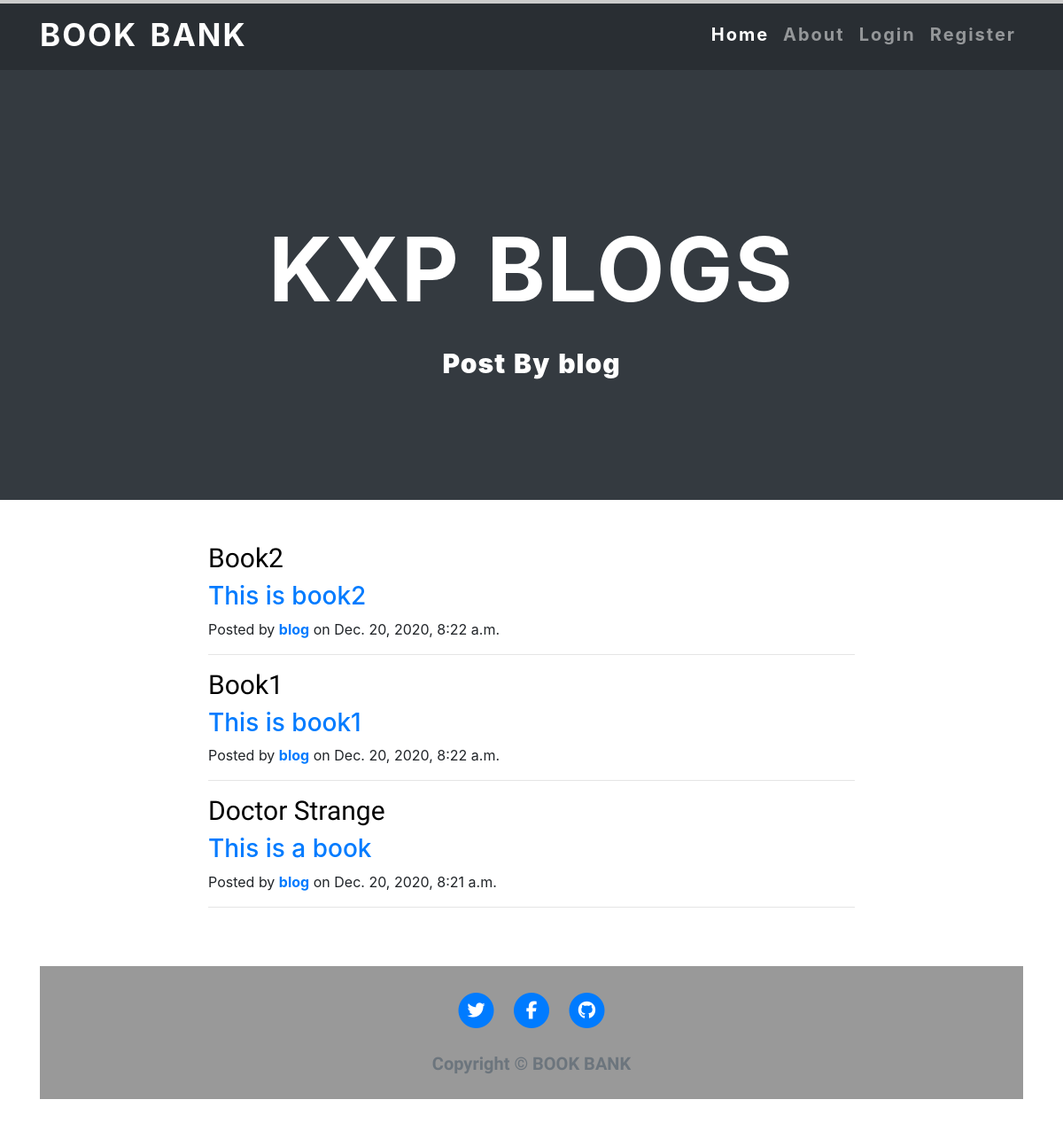
Page /user/blog/ on the committed database.
### blog/models.py (models this page shows, shortened)
class Book(models.Model):
    title = models.CharField(max_length=100, primary_key=True)
    subtitle = models.CharField(max_length=100,default='')
    writer = models.CharField(max_length=100,default='')
    book_id = models.IntegerField( default='')
    price = models.IntegerField(default='')
    content = models.TextField(default='')
    date_posted = models.DateTimeField(default=timezone.now)
    author = models.ForeignKey(User, on_delete=models.CASCADE)

### blog/views.py (the view)
# urls.py: path('user/<str:username>/', UserBookListView.as_view(), name='user-posts'),
class UserBookListView(ListView):
    model = Book
    template_name = 'blog/user_posts.html'
    context_object_name = 'posts'
    paginate_by = 3
    def get_queryset(self):
        user = get_object_or_404(User, username=self.kwargs.get('username'))
        return Book.objects.filter(author=user).order_by('-date_posted')

### blog/templates/blog/user_posts.html (shortened to what this page needs)
{% extends "blog/base.html" %}
{% load static %}
{% block content %}
<div class="bgimage bg-dark">
      <div class="mask rgba-black-light d-flex justify-content-center align-items-center">
      <div class="text-center white-text mx-5 wow fadeIn ">
        <h1 class="mb-4" >
          <strong>KXP BLOGS</strong>
        </h1>
        <p>
          <strong>Post By {{ view.kwargs.username }} </strong>
        </p>
    </div>
    </div>
  </div>
<div class="container my-5">
    <div class="row">
{% for post in posts %}
      <div class="col-lg-8 col-md-10 mx-auto">
        <div class="preview">
          <a href="{% url 'post-detail' post.title %}">
            <h2 class="title">
              {{ post.title }}
            </h2>
            <h3 class="content">
                {{ post.subtitle }}
            </h3>
          </a>
          <p class="meta">Posted by
            <a href="{% url 'user-posts' post.author.username %}">{{ post.author }}</a>
            on {{post.date_posted}}</p>
        </div>
        <hr>
      </div>
{% endfor %}
    </div>
{% endblock content %}

### rows in the picture
Book: title "Book2", subtitle "This is book2", author "blog", date_posted "Dec. 20, 2020, 8:22 a.m."
Book: title "Book1", subtitle "This is book1", author "blog", date_posted "Dec. 20, 2020, 8:22 a.m."
Book: title "Doctor Strange", subtitle "This is a book", author "blog", date_posted "Dec. 20, 2020, 8:21 a.m."

### other values in the picture
{{ view.kwargs.username }} "blog"
